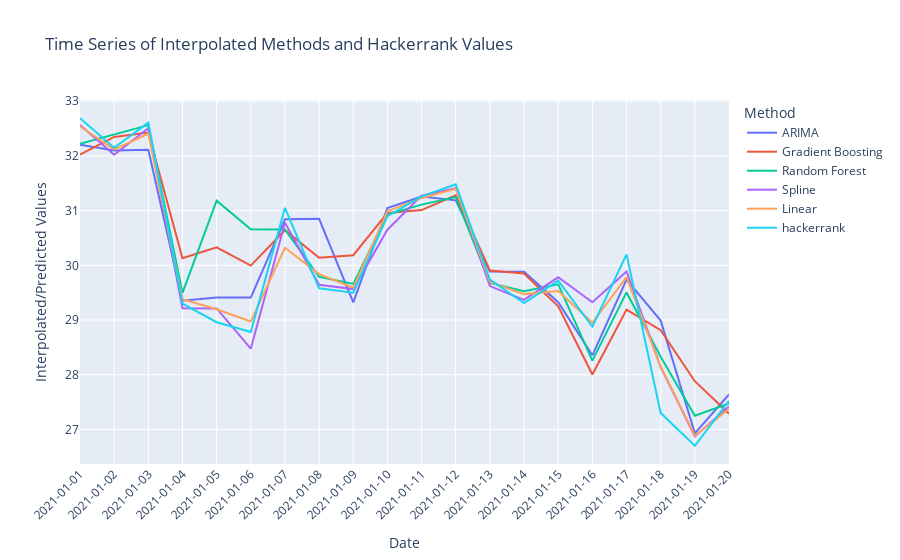

The cell this chart's notebook holds for it:
### Code cell
import pandas as pd
import plotly.express as px

# Assuming 'result' is already loaded and available as a DataFrame
# Generate a date range based on the number of rows assuming daily data starting from a specific date
date_range = pd.date_range(start='2021-01-01', periods=len(result), freq='D')

# Assign this date range as a new column; for Plotly we'll keep it as a column for easier handling
result['Date'] = date_range

# Create the Plotly line chart
fig = px.line(result, x='Date', y=result.columns[:-1], title='Time Series of Interpolated Methods and Hackerrank Values',
              labels={'value': 'Values', 'variable': 'Method', 'Date': 'Date'})

# Update layout for better readability
fig.update_layout(
    xaxis_title='Date',
    yaxis_title='Interpolated/Predicted Values',
    legend_title='Method',
    xaxis=dict(
        tickangle=-45,
        nticks=20,
        tickformat='%Y-%m-%d'
    )
)

# Show the plot
fig.show()

### Figure 1 — Plotly figure (JSON) as saved in the notebook; plotly's stock layout.template omitted (floating-point values rounded to 4 significant figures)
{"data": [{"hovertemplate": "Method=ARIMA<br>Date=%{x}<br>Values=%{y}<extra></extra>", "legendgroup": "ARIMA", "line": {"color": "#636efa", "dash": "solid"}, "marker": {"symbol": "circle"}, "mode": "lines", "name": "ARIMA", "orientation": "v", "showlegend": true, "x": ["2021-01-01T00:00:00", "2021-01-02T00:00:00", "2021-01-03T00:00:00", "2021-01-04T00:00:00", "2021-01-05T00:00:00", "2021-01-06T00:00:00", "2021-01-07T00:00:00", "2021-01-08T00:00:00", "2021-01-09T00:00:00", "2021-01-10T00:00:00", "2021-01-11T00:00:00", "2021-01-12T00:00:00", "2021-01-13T00:00:00", "2021-01-14T00:00:00", "2021-01-15T00:00:00", "2021-01-16T00:00:00", "2021-01-17T00:00:00", "2021-01-18T00:00:00", "2021-01-19T00:00:00", "2021-01-20T00:00:00"], "xaxis": "x", "y": [32.2, 32.1, 32.11, 29.35, 29.41, 29.41, 30.84, 30.85, 29.32, 31.05, 31.26, 31.19, 29.89, 29.88, 29.33, 28.35, 29.74, 28.99, 26.93, 27.64], "yaxis": "y", "type": "scatter"}, {"hovertemplate": "Method=Gradient Boosting<br>Date=%{x}<br>Values=%{y}<extra></extra>", "legendgroup": "Gradient Boosting", "line": {"color": "#EF553B", "dash": "solid"}, "marker": {"symbol": "circle"}, "mode": "lines", "name": "Gradient Boosting", "orientation": "v", "showlegend": true, "x": ["2021-01-01T00:00:00", "2021-01-02T00:00:00", "2021-01-03T00:00:00", "2021-01-04T00:00:00", "2021-01-05T00:00:00", "2021-01-06T00:00:00", "2021-01-07T00:00:00", "2021-01-08T00:00:00", "2021-01-09T00:00:00", "2021-01-10T00:00:00", "2021-01-11T00:00:00", "2021-01-12T00:00:00", "2021-01-13T00:00:00", "2021-01-14T00:00:00", "2021-01-15T00:00:00", "2021-01-16T00:00:00", "2021-01-17T00:00:00", "2021-01-18T00:00:00", "2021-01-19T00:00:00", "2021-01-20T00:00:00"], "xaxis": "x", "y": [32.02, 32.35, 32.43, 30.13, 30.33, 30.0, 30.64, 30.14, 30.18, 30.96, 31.01, 31.28, 29.91, 29.85, 29.25, 28.0, 29.19, 28.81, 27.88, 27.29], "yaxis": "y", "type": "scatter"}, {"hovertemplate": "Method=Random Forest<br>Date=%{x}<br>Values=%{y}<extra></extra>", "legendgroup": "Random Forest", "line": {"color": "#00cc96", "dash": "solid"}, "marker": {"symbol": "circle"}, "mode": "lines", "name": "Random Forest", "orientation": "v", "showlegend": true, "x": ["2021-01-01T00:00:00", "2021-01-02T00:00:00", "2021-01-03T00:00:00", "2021-01-04T00:00:00", "2021-01-05T00:00:00", "2021-01-06T00:00:00", "2021-01-07T00:00:00", "2021-01-08T00:00:00", "2021-01-09T00:00:00", "2021-01-10T00:00:00", "2021-01-11T00:00:00", "2021-01-12T00:00:00", "2021-01-13T00:00:00", "2021-01-14T00:00:00", "2021-01-15T00:00:00", "2021-01-16T00:00:00", "2021-01-17T00:00:00", "2021-01-18T00:00:00", "2021-01-19T00:00:00", "2021-01-20T00:00:00"], "xaxis": "x", "y": [32.22, 32.39, 32.56, 29.5, 31.18, 30.66, 30.66, 29.79, 29.66, 30.93, 31.11, 31.25, 29.68, 29.53, 29.65, 28.26, 29.5, 28.33, 27.25, 27.48], "yaxis": "y", "type": "scatter"}, {"hovertemplate": "Method=Spline<br>Date=%{x}<br>Values=%{y}<extra></extra>", "legendgroup": "Spline", "line": {"color": "#ab63fa", "dash": "solid"}, "marker": {"symbol": "circle"}, "mode": "lines", "name": "Spline", "orientation": "v", "showlegend": true, "x": ["2021-01-01T00:00:00", "2021-01-02T00:00:00", "2021-01-03T00:00:00", "2021-01-04T00:00:00", "2021-01-05T00:00:00", "2021-01-06T00:00:00", "2021-01-07T00:00:00", "2021-01-08T00:00:00", "2021-01-09T00:00:00", "2021-01-10T00:00:00", "2021-01-11T00:00:00", "2021-01-12T00:00:00", "2021-01-13T00:00:00", "2021-01-14T00:00:00", "2021-01-15T00:00:00", "2021-01-16T00:00:00", "2021-01-17T00:00:00", "2021-01-18T00:00:00", "2021-01-19T00:00:00", "2021-01-20T00:00:00"], "xaxis": "x", "y": [32.57, 32.02, 32.5, 29.22, 29.21, 28.48, 30.78, 29.65, 29.57, 30.65, 31.28, 31.41, 29.62, 29.37, 29.78, 29.33, 29.89, 28.14, 26.87, 27.42], "yaxis": "y", "type": "scatter"}, {"hovertemplate": "Method=Linear<br>Date=%{x}<br>Values=%{y}<extra></extra>", "legendgroup": "Linear", "line": {"color": "#FFA15A", "dash": "solid"}, "marker": {"symbol": "circle"}, "mode": "lines", "name": "Linear", "orientation": "v", "showlegend": true, "x": ["2021-01-01T00:00:00", "2021-01-02T00:00:00", "2021-01-03T00:00:00", "2021-01-04T00:00:00", "2021-01-05T00:00:00", "2021-01-06T00:00:00", "2021-01-07T00:00:00", "2021-01-08T00:00:00", "2021-01-09T00:00:00", "2021-01-10T00:00:00", "2021-01-11T00:00:00", "2021-01-12T00:00:00", "2021-01-13T00:00:00", "2021-01-14T00:00:00", "2021-01-15T00:00:00", "2021-01-16T00:00:00", "2021-01-17T00:00:00", "2021-01-18T00:00:00", "2021-01-19T00:00:00", "2021-01-20T00:00:00"], "xaxis": "x", "y": [32.54, 32.12, 32.41, 29.38, 29.2, 28.97, 30.32, 29.84, 29.59, 30.99, 31.23, 31.4, 29.7, 29.47, 29.53, 28.95, 29.78, 28.15, 26.88, 27.38], "yaxis": "y", "type": "scatter"}, {"hovertemplate": "Method=hackerrank<br>Date=%{x}<br>Values=%{y}<extra></extra>", "legendgroup": "hackerrank", "line": {"color": "#19d3f3", "dash": "solid"}, "marker": {"symbol": "circle"}, "mode": "lines", "name": "hackerrank", "orientation": "v", "showlegend": true, "x": ["2021-01-01T00:00:00", "2021-01-02T00:00:00", "2021-01-03T00:00:00", "2021-01-04T00:00:00", "2021-01-05T00:00:00", "2021-01-06T00:00:00", "2021-01-07T00:00:00", "2021-01-08T00:00:00", "2021-01-09T00:00:00", "2021-01-10T00:00:00", "2021-01-11T00:00:00", "2021-01-12T00:00:00", "2021-01-13T00:00:00", "2021-01-14T00:00:00", "2021-01-15T00:00:00", "2021-01-16T00:00:00", "2021-01-17T00:00:00", "2021-01-18T00:00:00", "2021-01-19T00:00:00", "2021-01-20T00:00:00"], "xaxis": "x", "y": [32.69, 32.15, 32.61, 29.3, 28.96, 28.78, 31.05, 29.58, 29.5, 30.9, 31.26, 31.48, 29.74, 29.31, 29.72, 28.88, 30.2, 27.3, 26.7, 27.52], "yaxis": "y", "type": "scatter"}], "layout": {"xaxis": {"anchor": "y", "domain": [0.0, 1.0], "title": {"text": "Date"}, "tickangle": -45, "nticks": 20, "tickformat": "%Y-%m-%d"}, "yaxis": {"anchor": "x", "domain": [0.0, 1.0], "title": {"text": "Interpolated/Predicted Values"}}, "legend": {"title": {"text": "Method"}, "tracegroupgap": 0}, "title": {"text": "Time Series of Interpolated Methods and Hackerrank Values"}}}
